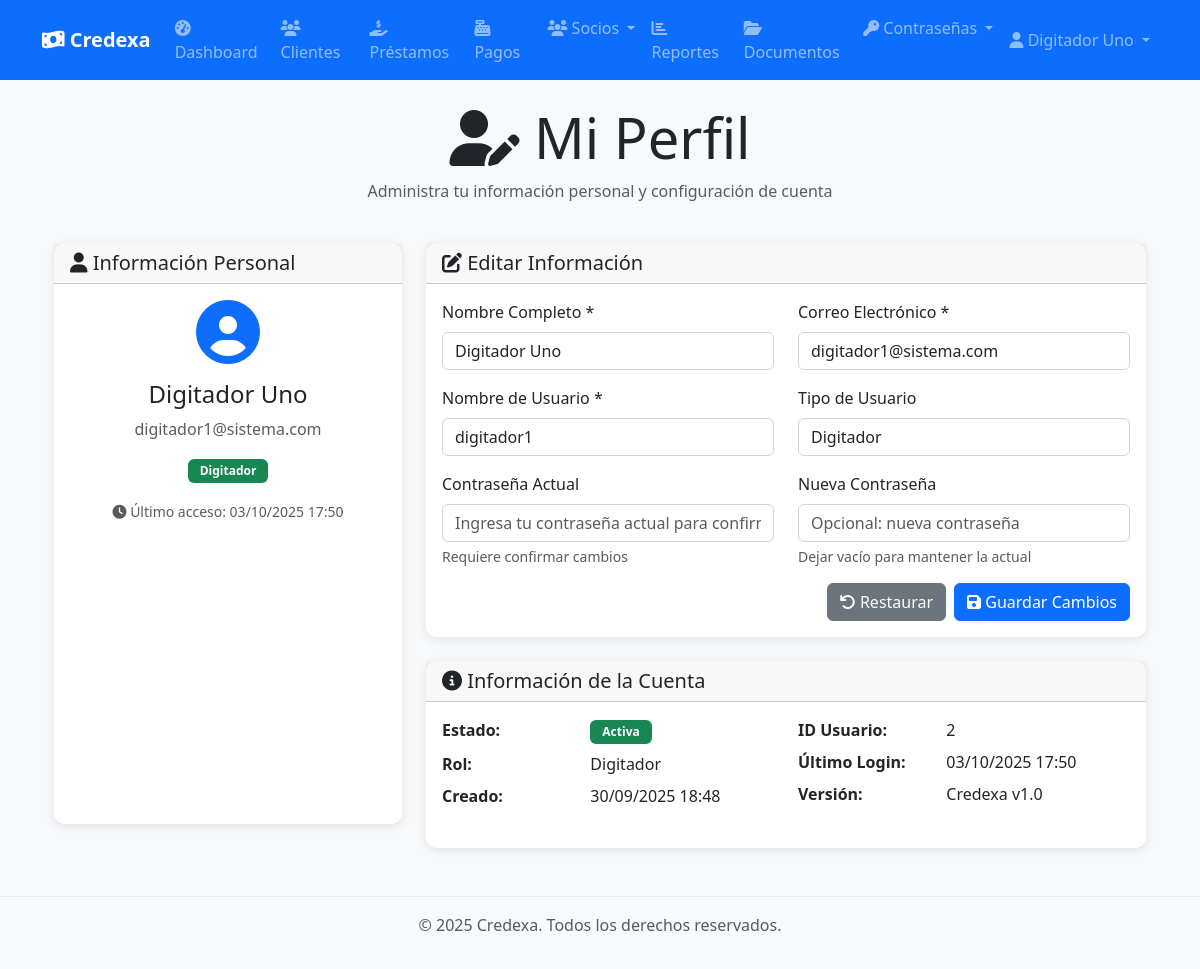
Screenshot of /perfil (signed in) with the database file from the repository.
### app/models/user.py (models this page shows, shortened)
class Usuario(Base):
    __tablename__ = "usuarios"
    id = Column(Integer, primary_key=True, index=True)
    nombre_completo = Column(String, nullable=False)
    username = Column(String, unique=True, index=True, nullable=False)
    email = Column(String, unique=True, index=True, nullable=False)
    hashed_password = Column(String, nullable=False)
    rol_id = Column(Integer, ForeignKey("roles.id"), nullable=False)
    activo = Column(Boolean, default=True, nullable=False)
    ultimo_login = Column(DateTime(timezone=True), nullable=True)
    creado_en = Column(DateTime(timezone=True), server_default=func.now())
    actualizado_en = Column(DateTime(timezone=True), onupdate=func.now())
    rol = relationship("Rol", back_populates="usuarios")
    pagos_socio = relationship("PagoSocio", back_populates="usuario", cascade="all, delete-orphan")
    documentos_subidos = relationship("Documento", back_populates="usuario_subio")
    carpetas_creadas = relationship("Carpeta", back_populates="usuario_creador")
    solicitudes_password = relationship("SolicitudPassword", back_populates="usuario", cascade="all, delete-orphan", foreign_keys="SolicitudPassword.usuario_id")
    solicitudes_respondidas = relationship("SolicitudPassword", back_populates="administrador", foreign_keys="SolicitudPassword.respondido_por")

### main.py (the view)
@app.get("/perfil", response_class=HTMLResponse)
async def perfil_usuario(
    request: Request,
    current_user: Usuario = Depends(get_current_user)
):
    return templates.TemplateResponse("perfil.html", {
        "request": request,
        "title": "Mi Perfil",
        "user": current_user
    })

### app/templates/perfil.html (shortened to what this page needs)
{% extends "base.html" %}
{% block content %}
<div class="container mt-4">
    <div class="row mb-4">
        <div class="col-12">
            <h1 class="display-4 text-center">
                <i class="fas fa-user-edit"></i> Mi Perfil
            </h1>
            <p class="text-center text-muted">Administra tu información personal y configuración de cuenta</p>
        </div>
    </div>
    <div class="row">
        <div class="col-md-4 mb-4">
            <div class="card h-100">
                <div class="card-header">
                    <h5 class="mb-0">
                        <i class="fas fa-user"></i>
                        Información Personal
                    </h5>
                </div>
                <div class="card-body text-center">
                    <div class="mb-3">
                        <i class="fas fa-user-circle fa-4x text-primary"></i>
                    </div>
                    <h4>{{ user.nombre_completo }}</h4>
                    <p class="text-muted">{{ user.email }}</p>
                    <span class="badge bg-{% if user.rol_id == 1 %}primary{% else %}success{% endif %}">
                        {% if user.rol_id == 1 %}Administrador{% else %}Digitador{% endif %}
                    </span>
                    <div class="mt-3">
                        <small class="text-muted">
                            <i class="fas fa-clock"></i>
                            Último acceso: {{ user.ultimo_login | fecha_colombia if user.ultimo_login else 'Nunca' }}
                        </small>
                    </div>
                </div>
            </div>
        </div>
        <div class="col-md-8">
            <div class="card">
                <div class="card-header">
                    <h5 class="mb-0">
                        <i class="fas fa-edit"></i>
                        Editar Información
                    </h5>
                </div>
                <div class="card-body">
                    <form id="formPerfil">
                        <div class="row">
                            <div class="col-md-6 mb-3">
                                <label for="nombreCompleto" class="form-label">Nombre Completo *</label>
                                <input type="text" class="form-control" id="nombreCompleto"
                                       value="{{ user.nombre_completo }}" required>
                            </div>
                            <div class="col-md-6 mb-3">
                                <label for="email" class="form-label">Correo Electrónico *</label>
                                <input type="email" class="form-control" id="email"
                                       value="{{ user.email }}" required>
                            </div>
                        </div>
                        <div class="row">
                            <div class="col-md-6 mb-3">
                                <label for="username" class="form-label">Nombre de Usuario *</label>
                                <input type="text" class="form-control" id="username"
                                       value="{{ user.username }}" required>
                            </div>
                            <div class="col-md-6 mb-3">
                                <label class="form-label">Tipo de Usuario</label>
                                <input type="text" class="form-control" readonly
                                       value="{% if user.rol_id == 1 %}Administrador{% else %}Digitador{% endif %}">
                            </div>
                        </div>
                        <div class="row">
                            <div class="col-md-6 mb-3">
                                <label for="passwordActual" class="form-label">Contraseña Actual</label>
                                <input type="password" class="form-control" id="passwordActual"
                                       placeholder="Ingresa tu contraseña actual para confirmar cambios">
                                <div class="form-text">Requiere confirmar cambios</div>
                            </div>
                            <div class="col-md-6 mb-3">
                                <label for="passwordNueva" class="form-label">Nueva Contraseña</label>
                                <input type="password" class="form-control" id="passwordNueva"
                                       placeholder="Opcional: nueva contraseña">
                                <div class="form-text">Dejar vacío para mantener la actual</div>
                            </div>
                        </div>
                        <div class="d-grid gap-2 d-md-flex justify-content-md-end">
                            <button type="button" class="btn btn-secondary" onclick="restaurarCambios()">
                                <i class="fas fa-undo"></i> Restaurar
                            </button>
                            <button type="submit" class="btn btn-primary">
                                <i class="fas fa-save"></i> Guardar Cambios
                            </button>
                        </div>
                    </form>
                </div>
            </div>
            <div class="card mt-4">
                <div class="card-header">
                    <h5 class="mb-0">
                        <i class="fas fa-info-circle"></i>
                        Información de la Cuenta
                    </h5>
                </div>
                <div class="card-body">
                    <div class="row">
                        <div class="col-md-6">
                            <dl class="row">
                                <dt class="col-sm-5">Estado:</dt>
                                <dd class="col-sm-7">
                                    <span class="badge bg-{% if user.activo %}success{% else %}danger{% endif %}">
                                        {% if user.activo %}Activa{% else %}Inactiva{% endif %}
                                    </span>
                                </dd>
                                <dt class="col-sm-5">Rol:</dt>
                                <dd class="col-sm-7">
                                    {% if user.rol_id == 1 %}Administrador{% else %}Digitador{% endif %}
                                </dd>
                                <dt class="col-sm-5">Creado:</dt>
                                <dd class="col-sm-7">
                                    {{ user.creado_en | fecha_colombia if user.creado_en else 'N/A' }}
                                </dd>
                            </dl>
                        </div>
                        <div class="col-md-6">
                            <dl class="row">
                                <dt class="col-sm-5">ID Usuario:</dt>
                                <dd class="col-sm-7">{{ user.id }}</dd>
                                <dt class="col-sm-5">Último Login:</dt>
                                <dd class="col-sm-7">
                                    {{ user.ultimo_login | fecha_colombia if user.ultimo_login else 'Nunca' }}
                                </dd>
                                <dt class="col-sm-5">Versión:</dt>
                                <dd class="col-sm-7">Credexa v1.0</dd>
                            </dl>
                        </div>
                    </div>
                </div>
            </div>
        </div>
    </div>
</div>
{% endblock %}

### app/templates/base.html (shortened to what this page needs)
<!DOCTYPE html>
<html lang="es">
<head>
    <link href="https://cdn.jsdelivr.net/npm/bootstrap@5.3.0/dist/css/bootstrap.min.css" rel="stylesheet">
    <link rel="stylesheet" href="https://cdnjs.cloudflare.com/ajax/libs/font-awesome/6.4.0/css/all.min.css">
    <link href="/static/css/style.css" rel="stylesheet">
</head>
<body>
    <nav class="navbar navbar-expand-lg navbar-dark bg-primary">
        <div class="container">
            <a class="navbar-brand" href="/">
                <i class="fas fa-money-bill-wave"></i>
                Credexa
            </a>
            {% if user %}
            <div class="collapse navbar-collapse" id="navbarNav">
                <ul class="navbar-nav me-auto">
                    <li class="nav-item">
                        <a class="nav-link" href="/dashboard">
                            <i class="fas fa-tachometer-alt"></i> Dashboard
                        </a>
                    </li>
                    <li class="nav-item">
                        <a class="nav-link" href="/clientes">
                            <i class="fas fa-users"></i> Clientes
                        </a>
                    </li>
                    <li class="nav-item">
                        <a class="nav-link" href="/prestamos">
                            <i class="fas fa-hand-holding-usd"></i> Préstamos
                        </a>
                    </li>
                    <li class="nav-item">
                        <a class="nav-link" href="/pagos">
                            <i class="fas fa-cash-register"></i> Pagos
                        </a>
                    </li>
                    <li class="nav-item dropdown">
                        <a class="nav-link dropdown-toggle" href="#" id="sociosDropdown" role="button" data-bs-toggle="dropdown">
                            <i class="fas fa-users"></i> Socios
                        </a>
                    </li>
                    <li class="nav-item">
                        <a class="nav-link" href="/reportes">
                            <i class="fas fa-chart-bar"></i> Reportes
                        </a>
                    </li>
                    <li class="nav-item">
                        <a class="nav-link" href="/documentos">
                            <i class="fas fa-folder-open"></i> Documentos
                        </a>
                    </li>
                    <li class="nav-item dropdown">
                        <a class="nav-link dropdown-toggle" href="#" id="passwordDropdown" role="button" data-bs-toggle="dropdown">
                            <i class="fas fa-key"></i> Contraseñas
                        </a>
                    </li>
                </ul>
                <ul class="navbar-nav">
                    <li class="nav-item dropdown">
                        <a class="nav-link dropdown-toggle" href="#" id="userDropdown" role="button" data-bs-toggle="dropdown">
                            <i class="fas fa-user"></i> {{ user.nombre_completo }}
                        </a>
                    </li>
                </ul>
            </div>
            {% endif %}
        </div>
    </nav>
    <main class="{% block main_class %}container mt-4{% endblock %}">
        {% block content %}{% endblock %}
    </main>
    <footer class="bg-light text-center text-muted py-3 mt-5">
        <div class="container">
            <p>&copy; 2025 Credexa. Todos los derechos reservados.</p>
        </div>
    </footer>
</body>
</html>

### app/static/css/style.css (style rules this page uses)
:root { --primary-color: #0d6efd; --success-color: #198754; --warning-color: #ffc107; --danger-color: #dc3545; --info-color: #0dcaf0; --light-bg: #f8f9fa; --dark-text: #212529; }
body { font-family: 'Segoe UI', Tahoma, Geneva, Verdana, sans-serif; background-color: #f8f9fa; }
.navbar-brand { font-weight: bold; }
.card { border: none; border-radius: 10px; box-shadow: 0 2px 10px rgba(0, 0, 0, 0.1); transition: transform 0.2s ease-in-out, box-shadow 0.2s ease-in-out; }
.btn { border-radius: 6px; font-weight: 500; transition: all 0.2s ease-in-out; }
.form-control { border-radius: 6px; border: 1px solid #ced4da; transition: border-color 0.2s ease-in-out, box-shadow 0.2s ease-in-out; }
.form-label { font-weight: 500; color: var(--dark-text); margin-bottom: 0.5rem; }
.badge { font-size: 0.75rem; padding: 0.375rem 0.75rem; }
.nav-link { font-weight: 500; transition: color 0.2s ease; }
footer { margin-top: auto; border-top: 1px solid #e9ecef; }

### rows the page displays
Usuario: nombre_completo "Digitador Uno", email "digitador1@sistema.com", ultimo_login|fecha_colombia "03/10/2025 17:50", username "digitador1", rol "Digitador", creado_en|fecha_colombia "30/09/2025 18:48", id "2"
